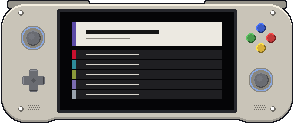
#> input picture assets/ui-art/device-rp6.png, 294 x 124 px
$ python justplay_finish.py ../device-rp6.png ../emblem-justplay.png
#> lines starting #> are read from the running program, lines starting #| are printed output that depends on the picture
"""justplay_finish.py <raw.png> <out.png>: a PixelLab conversion of a white-background photo as pocket-ui ships it.

The backdrop (the light colour PixelLab made of the white) is flooded away from the border, inwards up to the object's
dark outline, so the cream label inside stays; the result is cut to the picture with a 1 px clear margin and every
pixel is fully opaque or fully clear (finalize.py's rule for the other emblems)."""
import sys
from collections import deque
from PIL import Image

raw, out = sys.argv[1], sys.argv[2]
im = Image.open(raw).convert("RGBA")
#> im is the input picture: PIL image 294x124 RGBA; mean R, G, B, A 110.1, 108, 104.6, 241.7
w, h = im.size
#> w = 294; h = 124
px = im.load()
bg = px[0, 0][:3]
#> bg = (0, 0, 0)


def near(c):
    return sum(abs(c[i] - bg[i]) for i in range(3)) < 60


seen = [[False] * w for _ in range(h)]
q = deque()
for x in range(w):
    q.extend([(x, 0), (x, h - 1)])
for y in range(h):
    q.extend([(0, y), (w - 1, y)])
while q:
    x, y = q.popleft()
    if not (0 <= x < w and 0 <= y < h) or seen[y][x] or not near(px[x, y]):
        continue
    seen[y][x] = True
    q.extend([(x + 1, y), (x - 1, y), (x, y + 1), (x, y - 1)])
#> after the loop, seen = 124 items
for y in range(h):
    for x in range(w):
        r, g, b, a = px[x, y]
        px[x, y] = (0, 0, 0, 0) if seen[y][x] or a < 128 else (r, g, b, 255)
# Specks left by the flood (the joystick's cable end): only pieces of 60 pixels or more stay.
keep = {}
pieces = []
for y0 in range(h):
    for x0 in range(w):
        if px[x0, y0][3] and (x0, y0) not in keep:
            piece, st = [], [(x0, y0)]
            keep[(x0, y0)] = 1
            while st:
                x, y = st.pop()
                piece.append((x, y))
                for dx, dy in ((1, 0), (-1, 0), (0, 1), (0, -1), (1, 1), (-1, -1), (1, -1), (-1, 1)):
                    n = (x + dx, y + dy)
                    if 0 <= n[0] < w and 0 <= n[1] < h and px[n][3] and n not in keep:
                        keep[n] = 1
                        st.append(n)
            pieces.append(piece)
#> after the loop, keep = 34548 items; pieces = 1 item
big = {p for piece in pieces if len(piece) >= 60 for p in piece}
#> big = 34548 items
for y in range(h):
    for x in range(w):
        if px[x, y][3] and (x, y) not in big:
            px[x, y] = (0, 0, 0, 0)
bb = im.getbbox()
#> bb = (1, 0, 293, 123)
im = im.crop(bb)
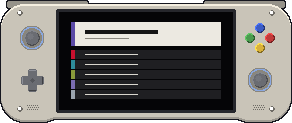
#> im: PIL image 292x123 RGBA; mean R, G, B, A 111.7, 109.6, 106.1, 245.3; transparent parts drawn white
cv = Image.new("RGBA", (im.width + 2, im.height + 2), (0, 0, 0, 0))
#> cv: PIL image 294x125 RGBA; every value is 0
cv.paste(im, (1, 1))
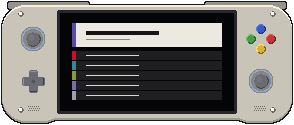
#> cv: PIL image 294x125 RGBA; mean R, G, B, A 109.2, 107.1, 103.7, 239.7; transparent parts drawn white
cv.save(out)
print(out, cv.size)
#| ../emblem-justplay.png (294, 125)
